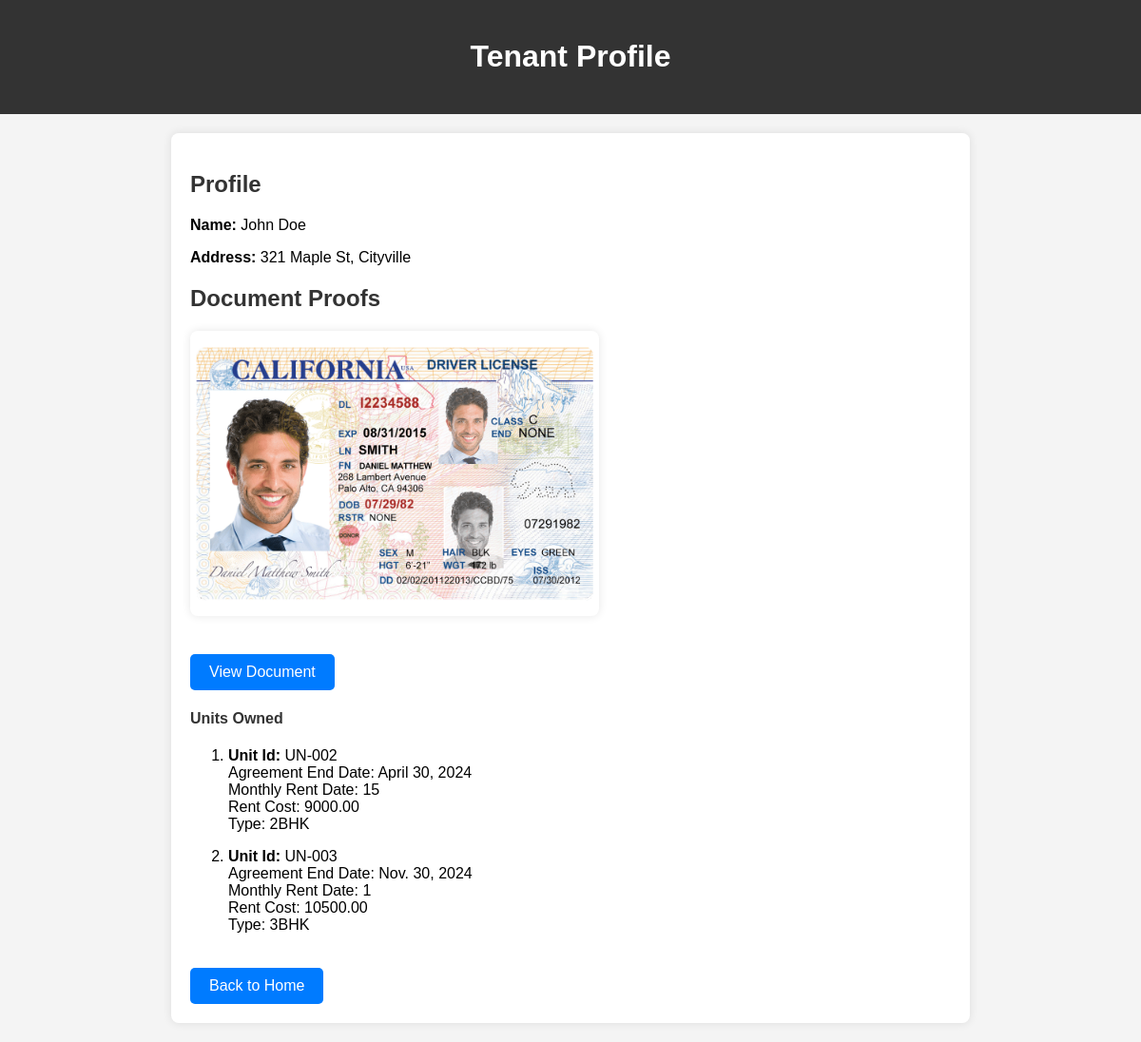
The app's page /app/tenant/1/ with its own data.
### tenant/models.py (models this page shows, shortened)
class Tenant(models.Model):
    id = models.AutoField(primary_key=True)
    object_id = models.UUIDField(default=uuid.uuid4,
        unique=True, editable=False, verbose_name='Public identifier'
    )
    name = models.CharField(max_length=255)
    address = models.TextField()
    document_proof = models.FileField(upload_to='tenant/documents/')

class Lease(models.Model):
    tenant = models.ForeignKey(Tenant, on_delete=models.CASCADE, blank=True,
        null=True)
    unit = models.ForeignKey(Unit, on_delete=models.CASCADE,blank=True,
        null=True)
    agreement_end_date = models.DateField()
    monthly_rent_date = models.CharField(max_length=255)

### property/models.py (models this page shows, shortened)
class Unit(models.Model):
    type_choices = [
        ('1BHK', '1BHK'),
        ('2BHK', '2BHK'),
        ('3BHK', '3BHK'),
        ('4BHK', '4BHK')
    ]
    object_id = models.UUIDField(default=uuid.uuid4,
        unique=True, editable=False, verbose_name='Public identifier'
    )
    property = models.ForeignKey(Property, on_delete=models.CASCADE)
    rent_cost = models.DecimalField(max_digits=10, decimal_places=2)
    unit_type = models.CharField(choices=type_choices, max_length=4)
    unit_number = models.CharField(max_length=255, null=True,
                                    blank=True, unique=True)

### tenant/views.py (the view)
# urls.py: path('tenant/<int:tenant_id>/', tenant_profile, name='tenant_profile')
def tenant_profile(request, tenant_id):
    tenant = get_object_or_404(Tenant, id=tenant_id)
    leases = tenant.lease_set.select_related('unit')
    context = {
        'tenant': tenant,
        'leases': leases,
    }
    return render(request, 'tenant_profile.html', context)

### tenant/templates/tenant_profile.html (shortened to what this page needs)
<!DOCTYPE html>
<html lang="en">
<head>
</head>
<body>
    <header>
        <h1>Tenant Profile</h1>
    </header>
    <main>
        {% block content %}
            <h2>Profile</h2>
            <p><strong>Name:</strong> {{ tenant.name }}</p>
            <p><strong>Address:</strong> {{ tenant.address }}</p>
            <h2>Document Proofs</h2>
            {% if tenant.document_proof %}
                <div class="document-proof">
                    <img src="{{ tenant.document_proof.url }}" alt="Document Proof">
                    <p><a href="{{ tenant.document_proof.url }}" target="_blank">View Document</a></p>
                </div>
            {% else %}
                <p>No document proof uploaded for this tenant.</p>
            {% endif %}
            <h4>Units Owned</h4>
            {% if leases %}
                <ol>
                    {% for lease in leases %}
                        <li>
                            <p>
                                <b>Unit Id:</b> {{ lease.unit.unit_number }}<br>
                                Agreement End Date: {{ lease.agreement_end_date }}<br>
                                Monthly Rent Date: {{ lease.monthly_rent_date }}<br>
                                Rent Cost: {{ lease.unit.rent_cost}}<br>
                                Type: {{lease.unit.get_unit_type_display}}
                            </p>
                        </li>
                    {% endfor %}
                </ol>
            {% else %}
                <p>N/A</p>
            {% endif %}
            <a href="{% url 'home' %}" class="btn btn-primary">Back to Home</a>
        {% endblock %}
    </main>
</body>
</html>

### tenant/templates/tenant_profile.html (style rules this page uses)
body { font-family: 'Arial', sans-serif; margin: 0; padding: 0; background-color: #f4f4f4; }
header { background-color: #333; color: #fff; text-align: center; padding: 20px 0; }
main { max-width: 800px; margin: 20px auto; padding: 20px; background-color: #fff; box-shadow: 0 0 10px rgba(0, 0, 0, 0.1); border-radius: 8px; }
h2, h4 { color: #333; }
p { margin-bottom: 15px; }
a { text-decoration: none; color: #fff; background-color: #007bff; padding: 10px 20px; border-radius: 5px; display: inline-block; margin-top: 20px; }
.document-proof { margin-top: 20px; }
.document-proof img { max-width: 100%; max-height: 300px; border-radius: 8px; box-shadow: 0 0 10px rgba(0, 0, 0, 0.1); }

### records on screen
Tenant: name "John Doe", address "321 Maple St, Cityville", document_proof (picture)
Lease: unit.unit_number "UN-002", agreement_end_date "April 30, 2024", monthly_rent_date "15", unit.rent_cost "9000.00", unit.unit_type "2BHK"
Lease: unit.unit_number "UN-003", agreement_end_date "Nov. 30, 2024", monthly_rent_date "1", unit.rent_cost "10500.00", unit.unit_type "3BHK"
